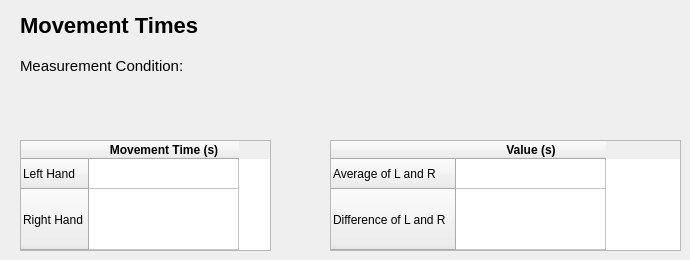
        <widget class="QWidget" name="Reaktion">
         <attribute name="title">
          <string>Movement Times (s)</string>
         </attribute>
         <widget class="QLabel" name="label_reaktionszeit">
          <property name="geometry">
           <rect>
            <x>20</x>
            <y>10</y>
            <width>221</width>
            <height>31</height>
           </rect>
          </property>
          <property name="font">
           <font>
            <pointsize>-1</pointsize>
            <weight>75</weight>
            <bold>true</bold>
           </font>
          </property>
          <property name="styleSheet">
           <string notr="true">font-size: 22px;
font-weight: bold; /* Wenn es fett gedruckt sein soll */</string>
          </property>
          <property name="text">
           <string>Movement Times</string>
          </property>
         </widget>
         <widget class="QLabel" name="label_bedingung">
          <property name="geometry">
           <rect>
            <x>20</x>
            <y>50</y>
            <width>221</width>
            <height>31</height>
           </rect>
          </property>
          <property name="font">
           <font>
            <pointsize>11</pointsize>
           </font>
          </property>
          <property name="styleSheet">
           <string notr="true">font-size: 11pt;
color: #000000; /* Ein dunkles Grau/Schwarz für die Lesbarkeit */
</string>
          </property>
          <property name="text">
           <string>Measurement Condition:</string>
          </property>
         </widget>
         <widget class="QLabel" name="par_bedingung">
          <property name="geometry">
           <rect>
            <x>270</x>
            <y>50</y>
            <width>301</width>
            <height>31</height>
           </rect>
          </property>
          <property name="font">
           <font>
            <pointsize>11</pointsize>
           </font>
          </property>
          <property name="styleSheet">
           <string notr="true">font-size: 11pt;
color: #000000; /* Ein dunkles Grau/Schwarz für die Lesbarkeit */
</string>
          </property>
          <property name="text">
           <string/>
          </property>
         </widget>
         <widget class="QTableWidget" name="tabelle_reaktion_li_re">
          <property name="geometry">
           <rect>
            <x>20</x>
            <y>140</y>
            <width>251</width>
            <height>111</height>
           </rect>
          </property>
          <property name="editTriggers">
           <set>QAbstractItemView::NoEditTriggers</set>
          </property>
          <property name="selectionMode">
           <enum>QAbstractItemView::NoSelection</enum>
          </property>
          <attribute name="horizontalHeaderDefaultSectionSize">
           <number>150</number>
          </attribute>
          <attribute name="horizontalHeaderStretchLastSection">
           <bool>false</bool>
          </attribute>
          <attribute name="verticalHeaderStretchLastSection">
           <bool>true</bool>
          </attribute>
          <row>
           <property name="text">
            <string>Left Hand</string>
           </property>
          </row>
          <row>
           <property name="text">
            <string>Right Hand</string>
           </property>
          </row>
          <column>
           <property name="text">
            <string>Movement Time (s)</string>
           </property>
           <property name="font">
            <font>
             <weight>75</weight>
             <bold>true</bold>
            </font>
           </property>
          </column>
         </widget>
         <widget class="QTableWidget" name="tabelle_reaktion_durchschnitt">
          <property name="geometry">
           <rect>
            <x>330</x>
            <y>140</y>
            <width>351</width>
            <height>111</height>
           </rect>
          </property>
          <property name="editTriggers">
           <set>QAbstractItemView::NoEditTriggers</set>
          </property>
          <property name="selectionMode">
           <enum>QAbstractItemView::NoSelection</enum>
          </property>
          <attribute name="horizontalHeaderDefaultSectionSize">
           <number>150</number>
          </attribute>
          <attribute name="horizontalHeaderStretchLastSection">
           <bool>false</bool>
          </attribute>
          <attribute name="verticalHeaderStretchLastSection">
           <bool>true</bool>
          </attribute>
          <row>
           <property name="text">
            <string>Average of L and R</string>
           </property>
          </row>
          <row>
           <property name="text">
            <string>Difference of L and R</string>
           </property>
          </row>
          <column>
           <property name="text">
            <string>Value (s)</string>
           </property>
           <property name="font">
            <font>
             <weight>75</weight>
             <bold>true</bold>
            </font>
           </property>
          </column>
         </widget>
        </widget>
